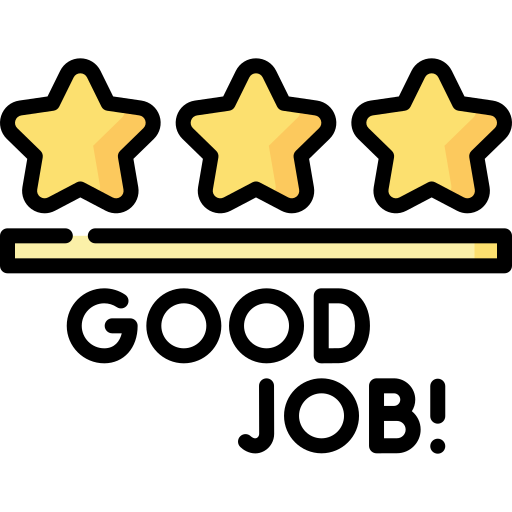
#> input picture notebooks/good.png, 512 x 512 px
$ jupyter execute --allow-errors classification.ipynb
#> lines starting #> are read from the running program, lines starting #| are printed output that depends on the picture
[cell 1]
import random
import re
import pandas as pd
import pyttsx3
import random
import openpyxl

#> (a cell that did not finish here is left out)

#> (a cell that did not finish here is left out)

[cell 4]
# Extract the solution from the correct answer using regular expressions
pattern = r'\d+'
#> (the rest of this cell did not finish here and is left out)

#> (a cell that did not finish here is left out)

[cell 6]
from fuzzywuzzy import fuzz

[cell 7]
from PIL import Image, ImageDraw, ImageFont

[cell 8]
from PIL import Image

[cell 9]
import os
from PIL import Image


good_image_path = os.path.abspath("good.png")
bad_image_path = os.path.abspath("bad.jpg")

[cell 10]
correct_image = Image.open(good_image_path)
#> correct_image is the input picture: PIL image 512x512 RGBA; mean R, G, B, A 32, 28.3, 15.2, 87.3
incorrect_image = Image.open(bad_image_path)
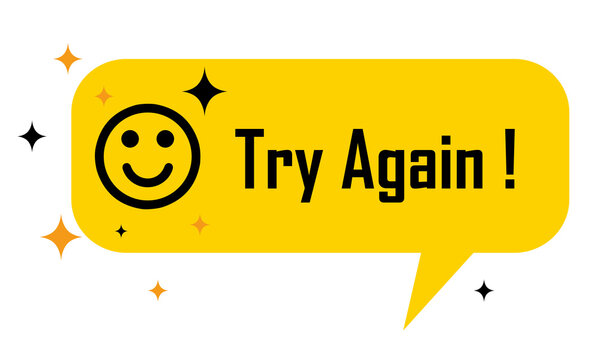
#> input picture notebooks/bad.jpg, 600 x 360 px
#> incorrect_image is the input picture: PIL image 600x360 RGB; mean R, G, B 241.3, 223.7, 140.8

[cell 11]
# Check if answer is correct
#answer_is_correct = True  # Replace with your code to check if the answer is correct

# Set the desired width of the image
desired_width = 200

# Calculate the proportional height of the image
width, height = correct_image.size
#> width = 512; height = 512
proportional_height = int((desired_width / float(width)) * float(height))
#> proportional_height = 200

# Resize the images
correct_img = correct_image.resize((desired_width, proportional_height))
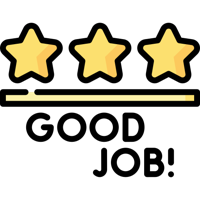
#> correct_img: PIL image 200x200 RGBA; mean R, G, B, A 32, 28.4, 15.3, 87.3; transparent parts drawn white
incorrect_img = incorrect_image.resize((desired_width, proportional_height))
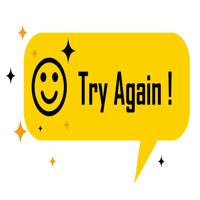
#> incorrect_img: PIL image 200x200 RGB; mean R, G, B 241.3, 223.8, 140.8

# Check if the user's answer is correct
#> (the rest of this cell did not finish here and is left out)
